Frame 1 (no input): blank canvas, image omitted
Frame 60 (no input): blank canvas, image omitted
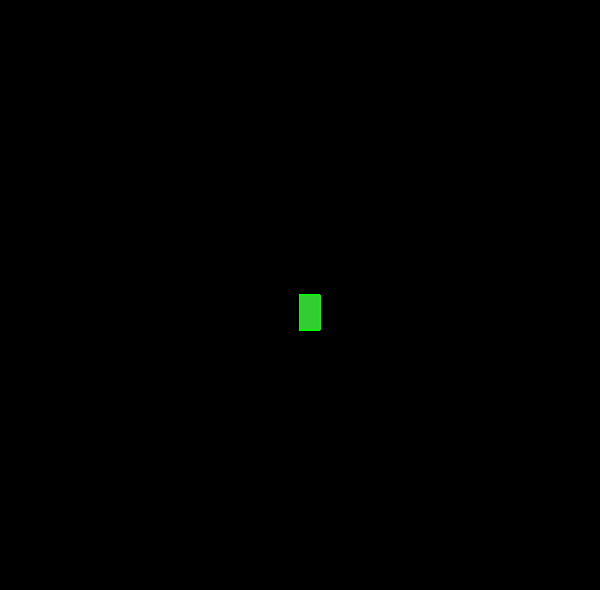
Frame 120 (the mouse pressed at the canvas centre since frame 60)

The p5.js sketch whose frames 1 and 60 were blank and that drew this single picture after the mouse press (run headless with seeded random() and noise() and a simulated clock; from frame 60 on, the mouse is pressed at the canvas centre):

// p5.js sketch
// ── sketch.js
function setup() {
    createCanvas(600, 590);
    background('black');
  }
  
  function draw() {
    stroke(0,255,0);
    fill(50,205,50);
  
    if (mouseIsPressed) {
      rect(mouseX, mouseY, 20, 35);
    }
  }
